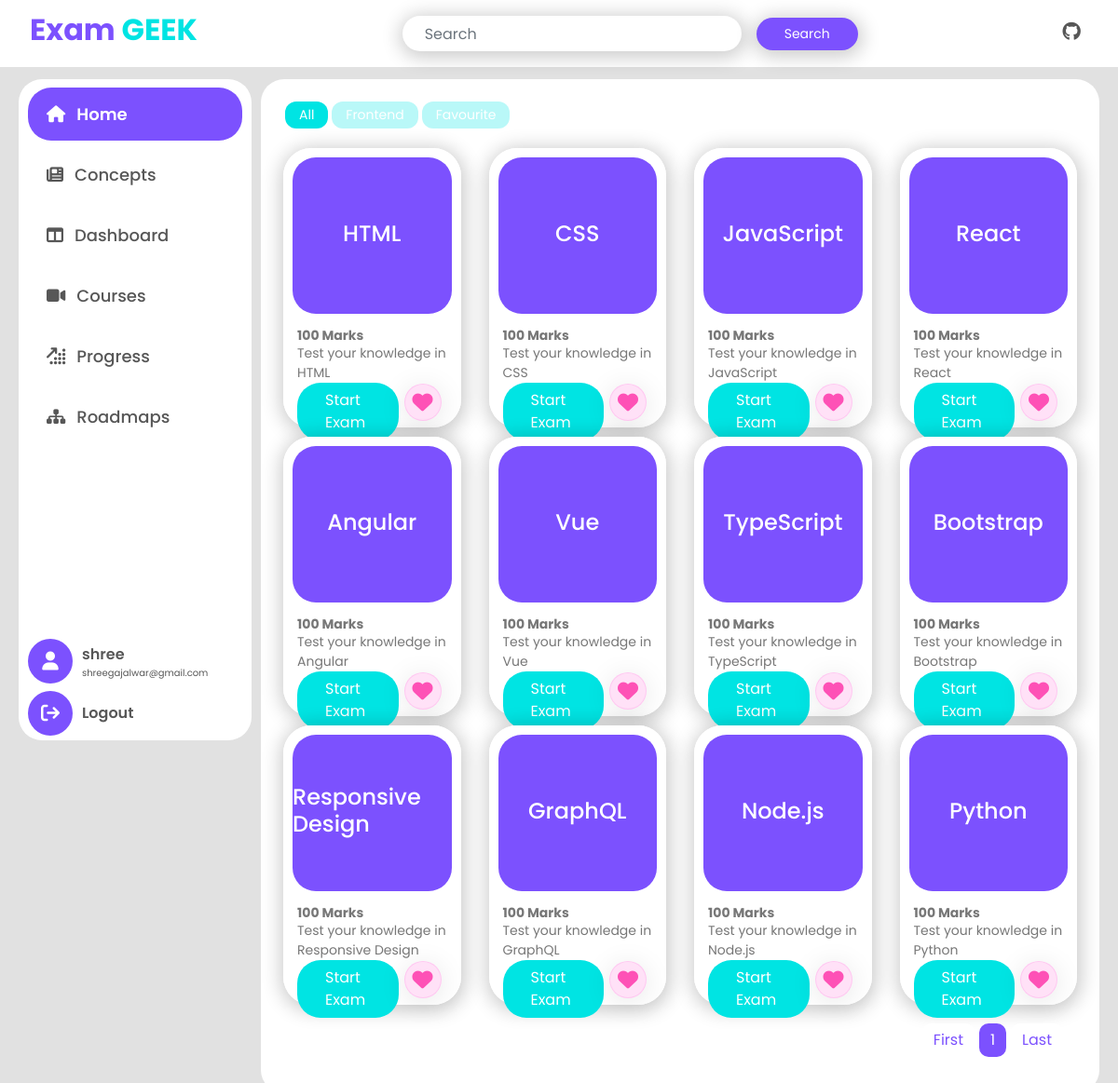
The app's page / (signed in) with its own data.
### examapp/models.py (models this page shows, shortened)
class RoadMap(models.Model):
    user = models.ForeignKey(User,on_delete=models.CASCADE)
    roadmap = models.ForeignKey(RoadMapList,on_delete=models.CASCADE,null=True)
    def __str__(self):
        return str(self.roadmap)

class RoadMapList(models.Model):
    roadmap_name = models.CharField(max_length=255)
    skill = models.ManyToManyField(Skills)
    def __str__(self):
        return str(self.roadmap_name)

class Exam(models.Model):
    title = models.ForeignKey(Skills,on_delete=models.CASCADE)
    description = models.TextField(null=True)
    def __str__(self):
        return self.title.skill

class Skills(models.Model):
    skill = models.CharField(max_length=255)

### examapp/views.py (the view, shortened to what this page needs)
# urls.py: path('', views.home, name='home'),
@login_required
def home(request):
    page = 1
    total_exams = Exam.objects.all().count()
    total_pages = total_exams // 12
    if request.user:
        roadmap, create = RoadMap.objects.get_or_create(user=request.user)
        roadmap.save()
        recommended = []
        if roadmap.roadmap != None:
            skillset = RoadMapList.objects.get(roadmap_name=roadmap)
            recommended = skillset.skill.all()
    if request.method == 'GET' and 'query' in request.GET:
        query = request.GET.get('query')
        exams = Exam.objects.filter(
            Q(title__skill__icontains=query) | Q(description__icontains=query)
        )
    else:
        if 'page' in request.GET:
            page = int(request.GET.get('page'))*12
            exams = Exam.objects.all()[page-12:page]
        else:
            exams = Exam.objects.all()[:12]
    favourite_exams = FavouriteExam.objects.filter(
        user=request.user).select_related('exam')
    favourite_exams = [fav_exam.exam for fav_exam in favourite_exams]
    return render(request, 'examapp/home.html', {
        'exams': exams,
        "roadmap": roadmap,
        "recommended_exams": recommended,
        "favourite_exams": favourite_exams,
        "page":page//12,
        "prev_page":int(page//12) - 1,
        "next_page":int(page//12) + 1,
        "total_pages":range(1,total_pages),
        "total_pages_count":total_pages
    })

### examapp/templatetags/custom_filters.py (called while the page is built)
@register.filter(name='removespaces')
def removespaces(value):
    return value.replace(' ', '')

### examapp/templates/examapp/home.html (shortened to what this page needs)
{% extends 'base.html' %}
{% load static %}
{% load custom_filters %}
{% block content %}
    {% include 'sidebar.html' %}
    <div class="content">
        <div class="p-1">
            <div class="mb-3 d-flex gap-2" >
                <button class="btn-theme-tab  tab-btn all-btn active" title="All Exams" onclick="changeHomeContainer('all')">All</button>
                {% if roadmap %}
                <button class="btn-theme-tab  tab-btn roadmap-btn" title="Examps for {{roadmap}}" onclick="changeHomeContainer('roadmap')">{{roadmap}}</button>
                {% endif %}
                <button class="btn-theme-tab  tab-btn favourite-btn" title="Favourite Exams" onclick="changeHomeContainer('favourite')">Favourite</button>
            </div>
            <div class="row all-container ">
                {% for exam in exams %}
                <div class="col-md-3 d-flex justify-content-center">
                    <div class="card exam-card">
                        <div class="card-body">
                            <div class="purple-title">
                                <h5 class="card-title">{{ exam.title.skill }}</h5>
                            </div>
                            <div class="card-content d-flex flex-column justify-content-between">
                                <div>
                                    <h6 class="card-text bold-700 my-0">100 Marks</h6>
                                    <p class="card-text my-0">Test your knowledge in {{ exam.title.skill }}</p>
                                </div>
                                <div class="d-flex justify-content-between ">
                                    <a href="{% url 'exam' exam.id %}" class="btn-theme-secondary text-white ">Start Exam</a>
                                    <form action="{% url 'home' %}" method="post">
                                        <button type="submit" class="fav-form-btn border-none outline-none bg-white" onclick="submitFavForm()">
                                            <span class="bookmark"><i class="fa-solid fa-heart"></i></span>
                                        </button>
                                    </form>
                                </div>
                            </div>
                        </div>
                    </div>
                </div>
                {% endfor %}
            </div>
        </div>
        <div class="custom-pagination mt-2 d-flex justify-content-end px-3">
            <nav aria-label="...">
                <ul class="pagination pagination-md">
                    <li class="page-item" aria-current="page">
                        <span class="page-link"><a class="pg-element pg-element-{{i}}" href="{% url 'home' %}?page=1">First</a></span>
                    </li>
                    {% for i in total_pages %}
                    <li
                    class="page-item
                    {% if i == 1 %} active {% endif %}
                    {% if i == next_page or i == prev_page  or i == page %} d-block {% else %} d-none {% endif %}
                    " aria-current="page">
                        <span class="page-link"><a class="pg-element pg-element-{{i}}" href="{% url 'home' %}?page={{ i }}">{{ i }}</a></span>
                    </li>
                    {% endfor %}
                    <li class="page-item" aria-current="page">
                        <span class="page-link"><a class="pg-element pg-element-{{i}}" href="{% url 'home' %}?page={{total_pages_count}}">Last</a></span>
                    </li>
                </ul>
            </nav>
        </div>
    </div>
{% endblock %}

### examapp/templates/sidebar.html (shortened to what this page needs)
<sidebar class="sidebar">
   <div class="d-flex flex-column side-link">
       <a class="home " title="Home" data-id="home" href="{% url 'home'%}"><i class="fa-solid fa-house"></i> <span>Home</span></a>
       <a class="news " title="Concepts" data-id="news" href="{% url 'concepts' %}"><i class="fa-solid fa-newspaper"></i><span>Concepts</span></a>
       <a class="dashboard " title="Dashboard" data-id="dashboard" href="{% url 'dashboard' %}"><i class="fa-solid fa-table-columns"></i><span>Dashboard</span></a>
       <a class="courses" title="Courses" data-id="courses" href="{% url 'courses'%}"><i class="fa-solid fa-video"></i><span>Courses</span></a>
       <a class="profile" title="Progress" data-id="profile" href="{% url 'progress'%}"> <i class="fa-solid fa-arrow-up-right-dots"></i> <span>Progress</span></a>
       <a class="roadmaps" title="Roadmap" data-id="roadmaps" href="{% url 'roadmaps'%}"><i class="fa-solid fa-sitemap"></i><span>Roadmaps</span></a>
   </div>
   <div class="d-flex flex-column ">
        <div class="sidebar-profile mb-2">
            <div class="sidebar-profile-icon">
                <i class="fa-solid fa-user"></i>
            </div>
            <div class="sidebar-profile-content">
                <span class="sidebar-profile-name">{{ user.username }}</span>
                <span class="sidebar-profile-email">{{ user.email }}</span>
            </div>
        </div>
        <div class="sidebar-logout">
            <div class="sidebar-profile-icon">
                <a class="settings" data-id="settings" href="{% url 'logout'%}"><i class="fa-solid fa-arrow-right-from-bracket"></i></a>
            </div>
            <div class="sidebar-profile-content">
                <span class="sidebar-profile-name">Logout</span>
            </div>
        </div>
   </div>
</sidebar>

### examapp/static/examapp/style.css (style rules this page uses)
:root { --primary: #7c51fe; --secondary: #00e4e3; --background: #e1e1e1; --text-primary: #575757; --text-heading: #333333; --text-third:#cccccc; --white:#ffffff; --inactive-tab:#00e4e446; --text-medium-opacity:#808080; --background-progress:#eeeeee; --bg-tab-hover:#7c51fe94; --selected-answer:#4CAF50; --default-question-bg:#007bff; --bookmark:#fe51b6; }
body { font-family: 'Poppins', sans-serif; background-color: var(--background); color: var(--text-primary); }
a { text-decoration: none; }
.btn-theme-secondary { background: var(--secondary); border-radius: 25px; padding: 7px 30px; border: none; outline: none; text-decoration: none; color: var(--white); }
.btn-theme-tab { background: var(--inactive-tab); border-radius: 12px; padding: 4px 15px; margin: 0px 2px; border: none; outline: none; text-decoration: none; color: var(--white); font-size: 14px; }
.btn-theme-tab.active { background: var(--secondary); }
.bold-700 { font-weight: 700; }
.border-none, .border-none:focus { border: none; }
.outline-none, .outline-none:focus { outline: none; }
.sidebar { height: calc(100vh - 90px); width: 250px; position: fixed; background-color: var(--white); padding: 5px 10px; color: var(--text-primary); border-radius: 25px; display: flex; flex-direction: column; justify-content: space-between; transition: all 0.5s; z-index: 5; }
.sidebar .side-link a { padding: 15px 20px; text-decoration: none; font-size: 18px; color: var(--text-primary); display: flex; align-items: center; gap: 12px; border-right: 5px solid transparent; transition: all 0.9s; border-radius: 25px; font-weight: 500; margin: 4px 0px; cursor: pointer; }
.sidebar .side-link a.active { background-color: var(--primary); color: var(--white); font-weight: 600; }
.content { margin-top: 15px; margin-left: 260px; padding: 20px; background-color: var(--white); border-radius: 25px; }
.sidebar-logout, .sidebar-profile { display: flex; gap: 10px; }
.sidebar-profile-icon { display: flex; justify-content: center; align-items: center; height: 3rem; width: 3rem; background-color: var(--primary); color: var(--white); font-size: 20px; border-radius: 50%; }
.sidebar-profile-icon a { color: var(--white); cursor: pointer; }
.sidebar-profile-content { display: flex; flex-direction: column; align-items: flex-start; justify-content: center; }
.sidebar-profile-name { font-size: 16px; font-weight: 600; }
.sidebar-profile-email { margin-top: 0px; margin-bottom: 0px; font-size: 10px; }
.pagination .page-item .page-link { color: var(--white); border: none; outline: none; transition: all 0.5s ease-in-out; border-radius: 10px; }
.pagination .page-item.active .page-link { background: var(--primary); }
.pagination .page-item.active .page-link a { color: var(--white); }
.pagination .page-item .page-link a { cursor: pointer; color: var(--primary); text-decoration: none; }
.pagination .page-item .page-link { border: none; }
.pagination .page-item:hover, .pagination .page-item { margin: 3px; text-decoration: none; background-color: var(--white); }
.card { width: 300px; height: fit-content; box-shadow: 1px 3px 20px 4px rgba(0, 0, 0, 0.2); border: none; border-radius: 30px; margin: 5px 0px; }
.card.exam-card { height: 300px; cursor: pointer; transition: all 0.5s; }
.card-body { display: flex; flex-direction: column; justify-content: space-between; background-color: var(--white); border-radius: 30px; padding: 10px; }
.card-title { font-size: 24px; font-weight: 500; }
.card-text { font-size: 14px; color: #777; }
.purple-title { background: var(--primary); color: var(--white); width: 100%; height: 60%; display: flex; flex-direction: column; align-items: center; justify-content: center; gap: 8px; border-radius: 25px; }
.card-content { height: 40%; padding: 15px 5px 0px 5px; }
.bookmark { display: flex; height: 40px; width: 40px; font-size: 22px; justify-content: center; align-items: center; background: rgba(255, 106, 213, 0.2); border-radius: 16px; box-shadow: 0 4px 30px rgba(0, 0, 0, 0.1); backdrop-filter: blur(9.9px); -webkit-backdrop-filter: blur(9.9px); border: 1px solid rgba(255, 106, 215, 0.21); border-radius: 50%; cursor: pointer; color: var(--bookmark); }

### examapp/static/examapp/css/glass_notify.css (style rules this page uses)
body { min-height: 100vh; }

### records on screen
RoadMap: roadmap.roadmap_name "Frontend"
Exam: title.skill "HTML"
Exam: title.skill "CSS"
Exam: title.skill "JavaScript"
Exam: title.skill "React"
Exam: title.skill "Angular"
Exam: title.skill "Vue"
Exam: title.skill "TypeScript"
Exam: title.skill "Bootstrap"
Exam: title.skill "Responsive Design"
Exam: title.skill "GraphQL"
Exam: title.skill "Node.js"
Exam: title.skill "Python"

### other values on screen
{{ user.username }} "shree"
{{ user.email }} "shreegajalwar@gmail.com"
{{ i }} "1"
